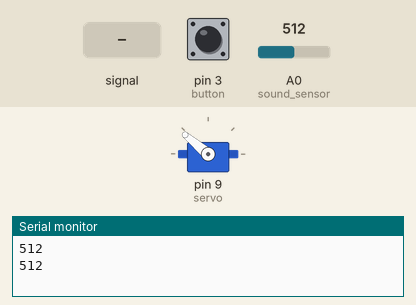
Recording of a sketch running on a simulated Arduino Uno, built with avr-gcc and run on an emulated ATmega328P. Parts: servo, the last lines printed to the serial monitor. The test bench sets the inputs (shaded band); at power-on: A0 (sound_sensor) = 512, pin 3 (button) LOW.

Above: at 5.0 s.
5.1 s: A0 (sound_sensor) set to 378
14.2 s: A0 (sound_sensor) set to 357
At 16.0 s:
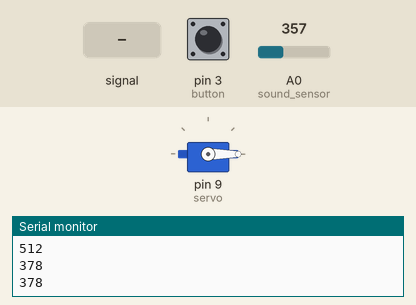
19.5 s: A0 (sound_sensor) fed a 200 Hz sine of ±81 counts around its level
25.3 s: A0 (sound_sensor) set to 306
At 25.95 s:
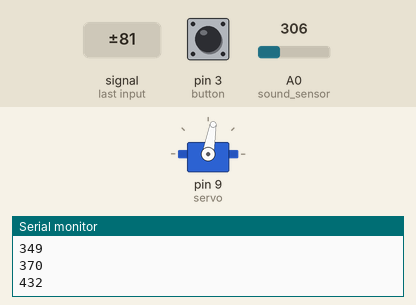
30.6 s: A0 (sound_sensor) set to 380
At 34.91 s:
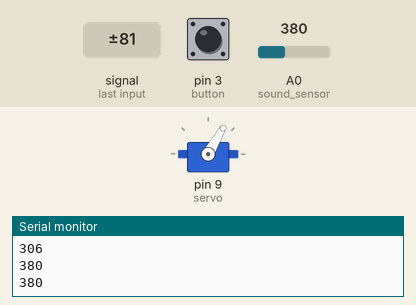
Timing chart, 0 to 37.4 s (numbered marks = the images above; inputs shaded):
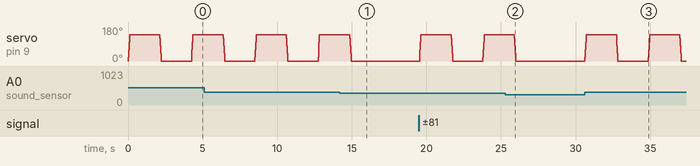

Measured:
- the behaviour switches between 370 and 369 on A0 (sound_sensor) (found by bisection; images 0 and 1)
- after the input at 14.2 s, servo on pin 9 (servo): goes on until 15.0 s, then stays 0°
- after the input at 25.3 s, servo on pin 9 (servo): goes on until 26.0 s, then stays 0°

The sketch:

Arduinonano_Servo.ino
```cpp
//Servo
#include <Servo.h>
Servo myservo;  // create servo object to control a servo
// twelve servo objects can be created on most boards
int pos = 0;    // variable to store the servo position
int servo = 9;

//sound
int sound_sensor = A0;
int sound_value;

int old_1_sound_value;
int old_2_sound_value;

//Switch
int button = 3;
//LED
int led = 11;
//状態分け LED付いてたらON
int val = 0;
int old_val = 0;
int state = 0;

//ダミー
int dummy = 5;

void setup()
{
  //Servo
  myservo.attach(servo);  // attaches the servo on pin 9 to the servo object
  myservo.write(0);

  //Sound
  pinMode(sound_sensor, INPUT);
  Serial.begin(9600);
}

void loop() {
  //Sound
  sound_value = analogRead(sound_sensor);
  Serial.println(sound_value);

//  if (state == 1) {
    if (sound_value >= 370) {
      for (pos = 0; pos <= 140; pos += 20) // goes from 0 degrees to 180 degrees
      { // in steps of 1 degree
        myservo.write(pos);              // tell servo to go to position in variable 'pos'
        delay(15);                       // waits 15ms for the servo to reach the position
      }
      delay(2000);
      for (pos = 140; pos >= 0; pos -= 20) // goes from 180 degrees to 0 degrees
      {
        myservo.write(pos);              // tell servo to go to position in variable 'pos'
        delay(15);                       // waits 15ms for the servo to reach the position
      }
      delay(2000);
    }
//  }

  //ダミー、モバイルバッテリーをONにしておく用
  digitalWrite(dummy, HIGH);

  //3連続でその値を超えたら？
  old_2_sound_value = old_1_sound_value; //1つ前の音量を2つ前の音量に 1→2
  old_1_sound_value = sound_value; //今の音量を1つ前の音量に 0→1

  //Switch 状態分け LED付いてたら動く
  val = digitalRead(button);
  if ((val == HIGH) && (old_val == LOW)) {
    state = 1 - state;
    delay(10);
  }
  old_val = val;
  if (state == 1) {
    digitalWrite(led, HIGH);
  } else {
    digitalWrite(led, LOW);
  }
}
```
